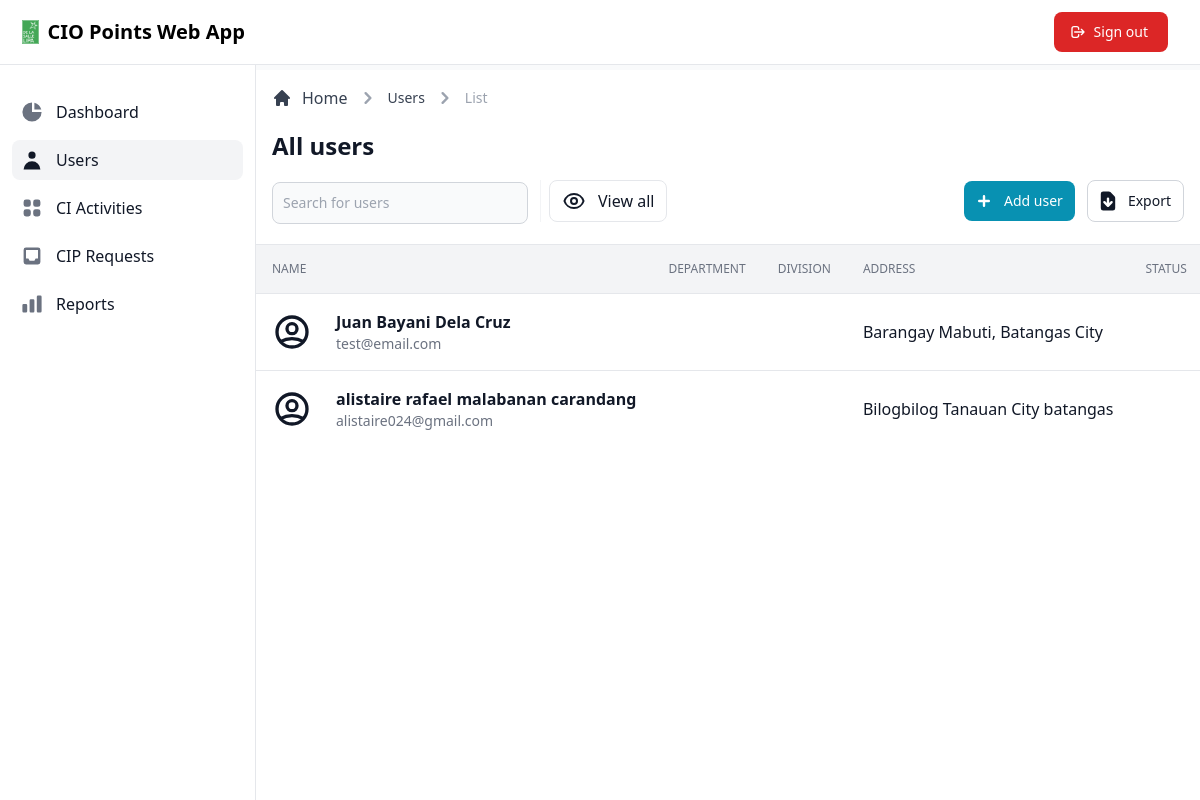
/admin/view/users.php (signed in), run on the app's committed database.
### tables this page shows
CREATE TABLE `user` (
  `user_id` int(11) NOT NULL,
  `first_name` varchar(255) NOT NULL,
  `middle_name` varchar(255) NOT NULL,
  `last_name` varchar(255) NOT NULL,
  `address` varchar(255) NOT NULL,
  `email` varchar(255) NOT NULL,
  `password` varchar(255) NOT NULL,
  `contact_number` varchar(255) NOT NULL,
  `department` varchar(255) NOT NULL,
  `division` varchar(255) NOT NULL,
  `date_created` timestamp NOT NULL DEFAULT current_timestamp(),
  `date_updated` timestamp NOT NULL DEFAULT current_timestamp() ON UPDATE current_timestamp()
);

### admin/view/users.php (called while the page is built, shortened)
<?php
$data = [
    'title' => 'Users',
    'dir' => '../../'
];
include_once '../database/database.php';
class DisplayUsers extends Dbh
{
    public function getUser()
    {
        $sql = 'SELECT * FROM user;';
        $stmt = $this->connect()->prepare($sql);
        if (!$stmt->execute()) {
            $stmt = null;
            exit;
        }
        $result = $stmt->fetchAll(PDO::FETCH_ASSOC);
        return $result;
    }
}
$display = new DisplayUsers();
$records = $display->getUser();
require_once('../layouts/header.php');
require_once('../layouts/navbar.php');
require_once('../layouts/sidebar.php');
require_once('../pages/users/main.php');
require_once('../layouts/footer.php');

### admin/database/database.php (called while the page is built)
<?php
class Dbh
{
  private $hostname = 'localhost';
  private $username = 'root';
  private $password = '';
  private $dbname = 'dbciopointswebapp';
  public function connect()
  {
    try {
      $dbh = new PDO('mysql:host=' . $this->hostname . ';dbname=' . $this->dbname, $this->username, $this->password);
      return $dbh;
    } catch (PDOException $e) {
      print "Error!: " . $e->getMessage() . "<br>";
      die();
    }
  }
}

### admin/pages/users/tabledata.php (the view, shortened to what this page needs)
<div class="flex flex-col">
  <div class="overflow-x-auto">
    <div class="inline-block min-w-full align-middle">
      <div class="overflow-hidden shadow">
        <table class="min-w-full divide-y divide-gray-200 table-fixed">
          <thead class="bg-gray-100">
            <tr>
              <th scope="col" class="p-4 text-xs font-medium text-left text-gray-500 uppercase">
                Name
              </th>
              <th scope="col" class="p-4 text-xs font-medium text-left text-gray-500 uppercase">
                Department
              </th>
              <th scope="col" class="p-4 text-xs font-medium text-left text-gray-500 uppercase">
                Division
              </th>
              <th scope="col" class="p-4 text-xs font-medium text-left text-gray-500 uppercase">
                Address
              </th>
              <th scope="col" class="p-4 text-xs font-medium text-left text-gray-500 uppercase">
                Status
              </th>
            </tr>
          </thead>
          <tbody class="bg-white divide-y divide-gray-200">
            <?php foreach ($records as $data) { ?>
              <tr class="hover:bg-gray-100">
                <td class="flex items-center p-4 mr-12 space-x-6 whitespace-nowrap lg:mr-0">
                  <div class="text-sm font-normal text-gray-500">
                    <div class="text-base font-semibold text-gray-900"><?= $data['first_name'] . ' ' . $data['middle_name'] . ' ' . $data['last_name']; ?></div>
                    <div class="text-sm font-normal text-gray-500"><?= $data['email'] ?></div>
                  </div>
                </td>
                <td class="p-4 text-base font-medium text-gray-900 whitespace-nowrap"><?= $data['department']; ?></td>
                <td class="p-4 text-base font-medium text-gray-900 whitespace-nowrap"><?= $data['division']; ?></td>
                <td class="p-4 text-base font-medium text-gray-900 whitespace-nowrap"><?= $data['address']; ?></td>
                <td class="p-4 text-base font-normal text-gray-900 whitespace-nowrap"><?= $data['status'] ?></td>
              </tr>
            <?php } ?>
          </tbody>
        </table>
      </div>
    </div>
  </div>
</div>

### src/css/style.css (style rules this page uses)
*,:after,:before { box-sizing:border-box;border:0 solid #e5e7eb }
:after,:before { --tw-content:"" }
html { line-height:1.5;-webkit-text-size-adjust:100%;-moz-tab-size:4;-o-tab-size:4;tab-size:4;font-family:ui-sans-serif,system-ui,-apple-system,BlinkMacSystemFont,Segoe UI,Roboto,Helvetica Neue,Arial,Noto Sans,sans-serif,Apple Color Emoji,Segoe UI Emoji,Segoe UI Symbol,Noto Color Emoji }
body { margin:0;line-height:inherit }
table { text-indent:0;border-color:inherit;border-collapse:collapse }
audio,canvas,embed,iframe,img,object,svg,video { display:block;vertical-align:middle }
*,:after,:before { --tw-border-spacing-x:0;--tw-border-spacing-y:0;--tw-translate-x:0;--tw-translate-y:0;--tw-rotate:0;--tw-skew-x:0;--tw-skew-y:0;--tw-scale-x:1;--tw-scale-y:1;--tw-pan-x: ;--tw-pan-y: ;--tw-pinch-zoom: ;--tw-scroll-snap-strictness:proximity;--tw-ordinal: ;--tw-slashed-zero: ;--tw-numeric-figure: ;--tw-numeric-spacing: ;--tw-numeric-fraction: ;--tw-ring-inset: ;--tw-ring-offset-width:0px;--tw-ring-offset-color:#fff;--tw-ring-color:#3b82f680;--tw-ring-offset-shadow:0 0 #0000;--tw-ring-shadow:0 0 #0000;--tw-shadow:0 0 #0000;--tw-shadow-colored:0 0 #0000;--tw-blur: ;--tw-brightness: ;--tw-contrast: ;--tw-grayscale: ;--tw-hue-rotate: ;--tw-invert: ;--tw-saturate: ;--tw-sepia: ;--tw-drop-shadow: ;--tw-backdrop-blur: ;--tw-backdrop-brightness: ;--tw-backdrop-contrast: ;--tw-backdrop-grayscale: ;--tw-backdrop-hue-rotate: ;--tw-backdrop-invert: ;--tw-backdrop-opacity: ;--tw-backdrop-saturate: ;--tw-backdrop-sepia: }
.mr-12 { margin-right:3rem }
.inline-block { display:inline-block }
.flex { display:flex }
.h-10 { height:2.5rem }
.w-10 { width:2.5rem }
.min-w-full { min-width:100% }
.table-fixed { table-layout:fixed }
.flex-col { flex-direction:column }
.items-center { align-items:center }
.space-x-6>:not([hidden])~:not([hidden]) { --tw-space-x-reverse:0;margin-right:calc(1.5rem*var(--tw-space-x-reverse));margin-left:calc(1.5rem*(1 - var(--tw-space-x-reverse))) }
.divide-y>:not([hidden])~:not([hidden]) { --tw-divide-y-reverse:0;border-top-width:calc(1px*(1 - var(--tw-divide-y-reverse)));border-bottom-width:calc(1px*var(--tw-divide-y-reverse)) }
.divide-gray-200>:not([hidden])~:not([hidden]) { --tw-divide-opacity:1;border-color:rgb(229 231 235/var(--tw-divide-opacity)) }
.overflow-hidden { overflow:hidden }
.overflow-x-auto { overflow-x:auto }
.truncate,.whitespace-nowrap { white-space:nowrap }
.bg-white { --tw-bg-opacity:1;background-color:rgb(255 255 255/var(--tw-bg-opacity)) }
.bg-gray-100 { --tw-bg-opacity:1;background-color:rgb(243 244 246/var(--tw-bg-opacity)) }
.p-4 { padding:1rem }
.text-left { text-align:left }
.align-middle { vertical-align:middle }
.text-sm { font-size:.875rem;line-height:1.25rem }
.text-base { font-size:1rem;line-height:1.5rem }
.text-xs { font-size:.75rem;line-height:1rem }
.font-semibold { font-weight:600 }
.font-medium { font-weight:500 }
.font-normal { font-weight:400 }
.uppercase { text-transform:uppercase }
.text-gray-900 { --tw-text-opacity:1;color:rgb(17 24 39/var(--tw-text-opacity)) }
.text-gray-500 { --tw-text-opacity:1;color:rgb(107 114 128/var(--tw-text-opacity)) }
.shadow { --tw-shadow:0 1px 3px 0 #0000001a,0 1px 2px -1px #0000001a;--tw-shadow-colored:0 1px 3px 0 var(--tw-shadow-color),0 1px 2px -1px var(--tw-shadow-color);box-shadow:var(--tw-ring-offset-shadow,0 0 #0000),var(--tw-ring-shadow,0 0 #0000),var(--tw-shadow) }
@media (min-width:1024px) { .lg\:mr-0 { margin-right:0 } }

### data on the page
user: first_name "Juan", middle_name "Bayani", last_name "Dela Cruz", email "test@email.com", address "Barangay Mabuti, Batangas City"
user: first_name "alistaire rafael", middle_name "malabanan", last_name "carandang", email "alistaire024@gmail.com", address "Bilogbilog Tanauan City batangas"
